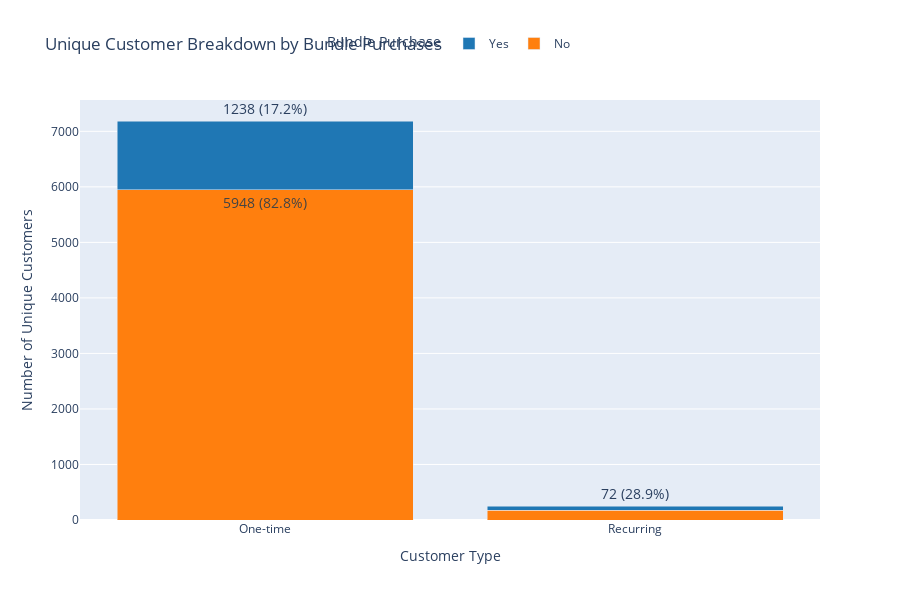

Source (notebook cell):
### Markdown cell above
#### Q1 - Is recurring customer purchased more bundle?
1. There's ~17% of one-time customer purchased with bundle and ~29% of recurring customer purchased bundle.

### Code cell
import plotly.graph_objects as go

# Split data for Yes and No bundles
yes_data = unique_customer_counts[unique_customer_counts['Bundle'] == 'Yes']
no_data = unique_customer_counts[unique_customer_counts['Bundle'] == 'No']

# Create figure manually
fig = go.Figure()

# Add No Bundle trace
fig.add_bar(
    x=no_data['Customer Type'],
    y=no_data['Unique Customers'],
    name='No',
    marker_color=color_map['No'],
    text=no_data.apply(lambda row: f"{row['Unique Customers']} ({row['Percentage']}%)", axis=1),
    textposition='outside',
    textfont=dict(size=14)
)

# Add Yes Bundle trace
fig.add_bar(
    x=yes_data['Customer Type'],
    y=yes_data['Unique Customers'],
    name='Yes',
    marker_color=color_map['Yes'],
    text=yes_data.apply(lambda row: f"{row['Unique Customers']} ({row['Percentage']}%)", axis=1),
    textposition='outside',
    textfont=dict(size=14)
)

# Update layout
fig.update_layout(
    height=600,
    barmode='stack',
    title='Unique Customer Breakdown by Bundle Purchases',
    xaxis_title='Customer Type',
    yaxis_title='Number of Unique Customers',
    legend_title='Bundle Purchase',
    uniformtext_minsize=12,
    uniformtext_mode='hide',
    legend=dict(
        orientation="h",
        yanchor="bottom",
        y=1.1,
        xanchor="center",
        x=0.5
    )
)

fig.show()

### Figure 1 — Plotly figure (JSON) as saved in the notebook; plotly's stock layout.template omitted (floating-point values rounded to 4 significant figures)
{"data": [{"marker": {"color": "#ff7f0e"}, "name": "No", "text": ["5948 (82.8%)", "177 (71.1%)"], "textfont": {"size": 14}, "textposition": "outside", "type": "bar", "x": ["One-time", "Recurring"], "y": [5948, 177]}, {"marker": {"color": "#1f77b4"}, "name": "Yes", "text": ["1238 (17.2%)", "72 (28.9%)"], "textfont": {"size": 14}, "textposition": "outside", "type": "bar", "x": ["One-time", "Recurring"], "y": [1238, 72]}], "layout": {"barmode": "stack", "height": 600, "legend": {"orientation": "h", "title": {"text": "Bundle Purchase"}, "x": 0.5, "xanchor": "center", "y": 1.1, "yanchor": "bottom"}, "title": {"text": "Unique Customer Breakdown by Bundle Purchases"}, "uniformtext": {"minsize": 12, "mode": "hide"}, "xaxis": {"title": {"text": "Customer Type"}}, "yaxis": {"title": {"text": "Number of Unique Customers"}}}}
